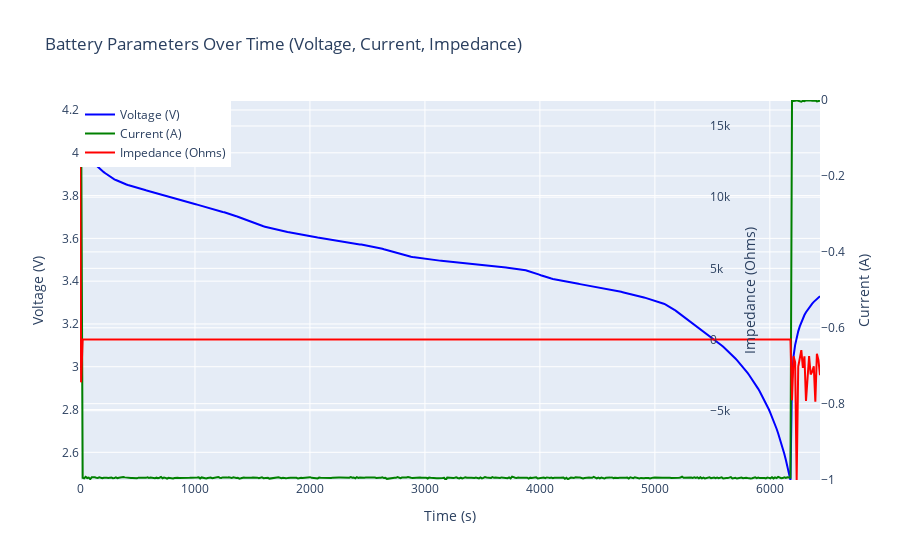

The notebook cell this image was saved under:
### Code cell
import plotly.graph_objects as go

# Create a combined plot of Voltage, Current, and Impedance with separate y-axes
fig = go.Figure()

# Add Voltage
fig.add_trace(go.Scatter(
    x=df["Time"], y=df["Voltage_measured"],
    mode='lines',
    name='Voltage (V)',
    line=dict(color='blue'),
    yaxis="y1"
))

# Add Current
fig.add_trace(go.Scatter(
    x=df["Time"], y=df["Current_measured"],
    mode='lines',
    name='Current (A)',
    line=dict(color='green'),
    yaxis="y2"
))

# Add Impedance
fig.add_trace(go.Scatter(
    x=df["Time"], y=df["Impedance"],
    mode='lines',
    name='Impedance (Ohms)',
    line=dict(color='red'),
    yaxis="y3"
))

# Update layout with multiple y-axes
fig.update_layout(
    title="Battery Parameters Over Time (Voltage, Current, Impedance)",
    xaxis_title="Time (s)",
    yaxis=dict(
        title="Voltage (V)",
        side="left",
        range=[min(df["Voltage_measured"]), max(df["Voltage_measured"])]
    ),
    yaxis2=dict(
        title="Current (A)",
        overlaying="y",
        side="right",
        range=[min(df["Current_measured"]), max(df["Current_measured"])]
    ),
    yaxis3=dict(
        title="Impedance (Ohms)",
        overlaying="y",
        side="right",
        position=0.85,
        range=[min(df["Impedance"]), max(df["Impedance"])]
    ),
    template="plotly",
    legend=dict(x=0, y=1)
)

# Show the plot
fig.show()

### Figure 1 — Plotly figure (JSON) as saved in the notebook; plotly's stock layout.template omitted (floating-point values rounded to 4 significant figures; data arrays with more than 128 entries replaced by an {"elided": "..."} marker saying what was removed)
{"data": [{"line": {"color": "blue"}, "mode": "lines", "name": "Voltage (V)", "type": "scatter", "x": {"elided": "490 float values"}, "y": {"elided": "490 float values"}, "yaxis": "y"}, {"line": {"color": "green"}, "mode": "lines", "name": "Current (A)", "type": "scatter", "x": {"elided": "490 float values"}, "y": {"elided": "490 float values"}, "yaxis": "y2"}, {"line": {"color": "red"}, "mode": "lines", "name": "Impedance (Ohms)", "type": "scatter", "x": {"elided": "490 float values"}, "y": {"elided": "490 float values"}, "yaxis": "y3"}], "layout": {"legend": {"x": 0, "y": 1}, "title": {"text": "Battery Parameters Over Time (Voltage, Current, Impedance)"}, "xaxis": {"title": {"text": "Time (s)"}}, "yaxis": {"range": [2.471, 4.247], "side": "left", "title": {"text": "Voltage (V)"}}, "yaxis2": {"overlaying": "y", "range": [-1.001, 0.0002524], "side": "right", "title": {"text": "Current (A)"}}, "yaxis3": {"overlaying": "y", "position": 0.85, "range": [-9868.0, 16830.0], "side": "right", "title": {"text": "Impedance (Ohms)"}}}}
